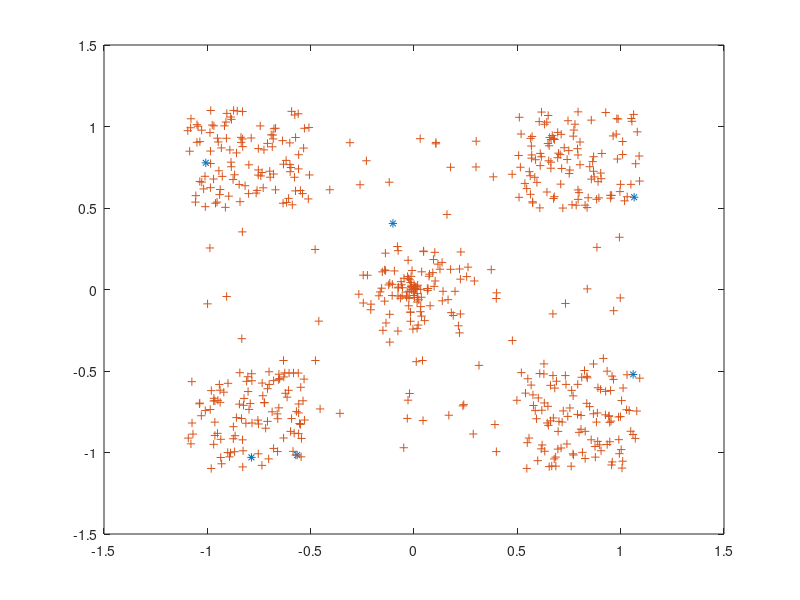

This figure's MATLAB source:
data = load ("Kmeanscenters.txt");
data2=load("Kmeanscluster.txt");
plot (data (:,1), data (:,2),'*',data2(:,1),data2(:,2),'+');